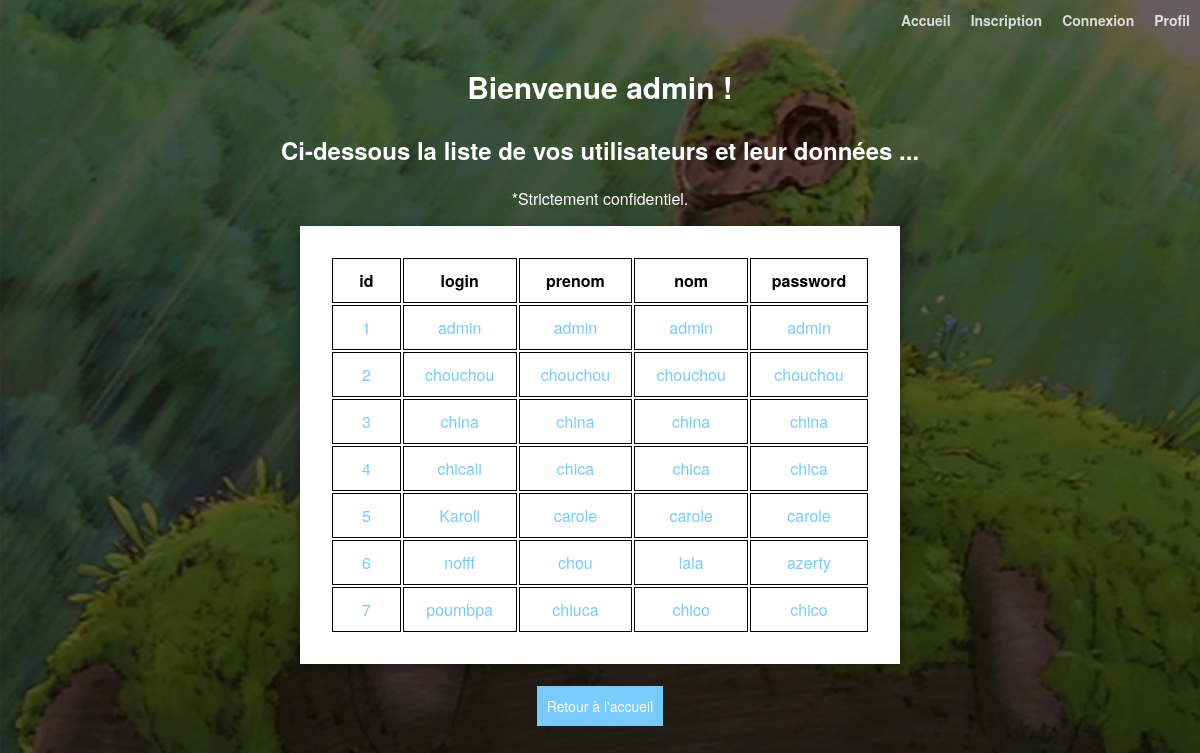
The app's page /pages/admin.php (signed in) with its own data.
### tables this page shows
CREATE TABLE `utilisateurs` (
  `id` int(11) NOT NULL,
  `login` varchar(255) NOT NULL,
  `prenom` varchar(255) NOT NULL,
  `nom` varchar(255) NOT NULL,
  `password` varchar(255) NOT NULL
);

### pages/admin.php (the view, shortened to what this page needs)
<?php
$bdd = mysqli_connect("localhost", "root", "root", "moduleconnexion");
?>
<!DOCTYPE html>
<html lang="fr">
<head>
    <link rel="stylesheet" href="../css/admin.css" />
</head>
<body>
    <header>
        <nav>
            <a href="../index.php">Accueil</a>
            <a href="inscription.php">Inscription</a>
            <a href="connexion.php">Connexion</a>
            <a href="profil.php">Profil</a>
        </nav>
        <?php
        $sql = "SELECT * FROM utilisateurs WHERE id = '" . $_SESSION["id"] . "'";
        $result = mysqli_query($bdd, $sql) or die(mysqli_error($bdd));
        $userinfo = mysqli_fetch_array($result);
        ?>
    </header>
    <main>
        <section>
            <h1> Bienvenue <?php echo $userinfo["login"]; ?> ! </h1>
            <h2>Ci-dessous la liste de vos utilisateurs et leur données ...</h2>
            <p>*Strictement confidentiel.</p>
        </section>
    </main>
    <?php
    if (isset($_SESSION["id"]) == "admin") {
        $request = "SELECT * FROM utilisateurs;";
        $query = mysqli_query($bdd, $request);
        $i = 0;
        echo "<table>";
        while ($result = mysqli_fetch_assoc($query)) {
            if ($i == 0) {
                echo "<tr>";
                foreach ($result as $key => $value) {
                    echo "<th>$key</th>";
                }
                echo "</tr>";
                $i++;
            }
            echo "<tr>";
            foreach ($result as $key => $value) {
                echo "<td>$value</td>";
            }
            echo "</tr>";
        }
        echo "</table>";
    } else {
        echo "vous n'êtes pas administrateur!";
    }
    ?>
    <footer>
     <a href="../index.php">Retour à l'accueil</a>
    </footer>
</body>
</html>

### css/admin.css (style rules this page uses)
body { margin: auto; height: 100vh; background-image: url(../images/admin.jpg); background-repeat: no-repeat; background-size: cover; font-family: Helvetica Neue,Helvetica,Arial,sans-serif; }
nav { display: flex; flex-direction: row; justify-content: flex-end; opacity: 0.8; font-family: Helvetica Neue,Helvetica,Arial,sans-serif; font-weight: bold; }
h1 { font-size: 30px; }
a { color: white; padding: 10px; text-decoration: none; font-size: 14px; }
table { display: block; margin-left: auto; margin-right: auto; background-color: white; text-align: center; width: 50%; padding: 30px; -webkit-box-shadow: 0px 3px 12px 0px rgba(0,0,0,0.42); -moz-box-shadow: 0px 3px 12px 0px rgba(0,0,0,0.42); box-shadow: 0px 3px 12px 0px rgba(0,0,0,0.42); }
th, td { padding: 10px; border: 1px solid rgb(0, 0, 0); width: 190px; }
th { color: rgb(0, 0, 0); }
td { color: rgb(121, 202, 253); }
tr { width: 190px; }
h1, h2, p { text-align: center; color: white; }
footer { text-align: center; padding: 30px; display: block; margin-left: auto; margin-right: auto; padding-bottom: 20px; }
footer a { background-color: rgb(121, 202, 253); }

### records on screen
utilisateurs: login "admin", key "id", key "login", key "prenom", key "nom", key "password", id "1", prenom "admin", nom "admin", password "admin"
utilisateurs: id "2", login "chouchou", prenom "chouchou", nom "chouchou", password "chouchou"
utilisateurs: id "3", login "china", prenom "china", nom "china", password "china"
utilisateurs: id "4", login "chicali", prenom "chica", nom "chica", password "chica"
utilisateurs: id "5", login "Karoli", prenom "carole", nom "carole", password "carole"
utilisateurs: id "6", login "nofff", prenom "chou", nom "lala", password "azerty"
utilisateurs: id "7", login "poumbpa", prenom "chiuca", nom "chico", password "chico"
